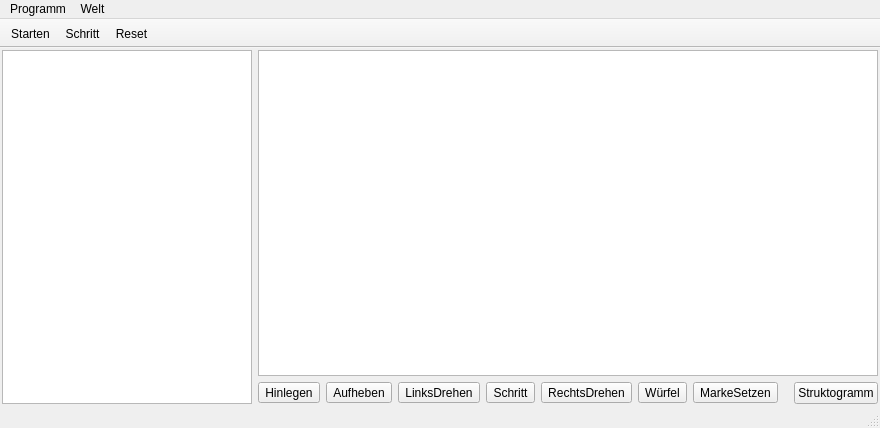
<?xml version="1.0" encoding="UTF-8"?>
<ui version="4.0">
 <class>MainWindow</class>
 <widget class="QMainWindow" name="MainWindow">
  <property name="geometry">
   <rect>
    <x>0</x>
    <y>0</y>
    <width>815</width>
    <height>428</height>
   </rect>
  </property>
  <property name="windowTitle">
   <string>Robot Steve</string>
  </property>
  <property name="windowIcon">
   <iconset resource="resources.qrc">
    <normaloff>:/textures/RobotSteve.png</normaloff>:/textures/RobotSteve.png</iconset>
  </property>
  <property name="animated">
   <bool>false</bool>
  </property>
  <widget class="QWidget" name="centralWidget">
   <layout class="QVBoxLayout" name="verticalLayout">
    <property name="margin">
     <number>2</number>
    </property>
    <item>
     <layout class="QHBoxLayout" name="horizontalLayout">
      <item>
       <widget class="QPlainTextEdit" name="codeEdit">
        <property name="sizePolicy">
         <sizepolicy hsizetype="Preferred" vsizetype="Expanding">
          <horstretch>0</horstretch>
          <verstretch>0</verstretch>
         </sizepolicy>
        </property>
        <property name="minimumSize">
         <size>
          <width>250</width>
          <height>0</height>
         </size>
        </property>
       </widget>
      </item>
      <item>
       <layout class="QVBoxLayout" name="verticalLayout_2">
        <item>
         <layout class="QVBoxLayout" name="viewFrame">
          <item>
           <widget class="QGraphicsView" name="chart_view">
            <property name="sizePolicy">
             <sizepolicy hsizetype="Preferred" vsizetype="MinimumExpanding">
              <horstretch>0</horstretch>
              <verstretch>0</verstretch>
             </sizepolicy>
            </property>
           </widget>
          </item>
         </layout>
        </item>
        <item>
         <layout class="QHBoxLayout" name="horizontalLayout_2">
          <item>
           <widget class="QToolButton" name="buttonLayDown">
            <property name="text">
             <string>Hinlegen</string>
            </property>
            <property name="icon">
             <iconset resource="resources.qrc">
              <normaloff>:/buttons/down.png</normaloff>:/buttons/down.png</iconset>
            </property>
           </widget>
          </item>
          <item>
           <widget class="QToolButton" name="buttonPickUp">
            <property name="text">
             <string>Aufheben</string>
            </property>
            <property name="icon">
             <iconset resource="resources.qrc">
              <normaloff>:/buttons/up.png</normaloff>:/buttons/up.png</iconset>
            </property>
           </widget>
          </item>
          <item>
           <spacer name="horizontalSpacer_4">
            <property name="orientation">
             <enum>Qt::Horizontal</enum>
            </property>
            <property name="sizeType">
             <enum>QSizePolicy::Maximum</enum>
            </property>
            <property name="sizeHint" stdset="0">
             <size>
              <width>10</width>
              <height>20</height>
             </size>
            </property>
           </spacer>
          </item>
          <item>
           <widget class="QToolButton" name="buttonTurnLeft">
            <property name="sizePolicy">
             <sizepolicy hsizetype="Fixed" vsizetype="Fixed">
              <horstretch>0</horstretch>
              <verstretch>0</verstretch>
             </sizepolicy>
            </property>
            <property name="text">
             <string>LinksDrehen</string>
            </property>
            <property name="icon">
             <iconset resource="resources.qrc">
              <normaloff>:/buttons/rot_left.png</normaloff>:/buttons/rot_left.png</iconset>
            </property>
           </widget>
          </item>
          <item>
           <widget class="QToolButton" name="buttonStep">
            <property name="text">
             <string>Schritt</string>
            </property>
            <property name="icon">
             <iconset resource="resources.qrc">
              <normaloff>:/buttons/step.png</normaloff>:/buttons/step.png</iconset>
            </property>
           </widget>
          </item>
          <item>
           <widget class="QToolButton" name="buttonTurnRight">
            <property name="text">
             <string>RechtsDrehen</string>
            </property>
            <property name="icon">
             <iconset resource="resources.qrc">
              <normaloff>:/buttons/rot_right.png</normaloff>:/buttons/rot_right.png</iconset>
            </property>
           </widget>
          </item>
          <item>
           <spacer name="horizontalSpacer">
            <property name="orientation">
             <enum>Qt::Horizontal</enum>
            </property>
            <property name="sizeType">
             <enum>QSizePolicy::Maximum</enum>
            </property>
            <property name="sizeHint" stdset="0">
             <size>
              <width>10</width>
              <height>0</height>
             </size>
            </property>
           </spacer>
          </item>
          <item>
           <widget class="QToolButton" name="buttonCube">
            <property name="text">
             <string>Würfel</string>
            </property>
            <property name="icon">
             <iconset resource="resources.qrc">
              <normaloff>:/textures/RobotSteve.png</normaloff>:/textures/RobotSteve.png</iconset>
            </property>
           </widget>
          </item>
          <item>
           <widget class="QToolButton" name="buttonMark">
            <property name="text">
             <string>MarkeSetzen</string>
            </property>
            <property name="icon">
             <iconset resource="resources.qrc">
              <normaloff>:/buttons/mark.png</normaloff>:/buttons/mark.png</iconset>
            </property>
           </widget>
          </item>
          <item>
           <spacer name="horizontalSpacer_3">
            <property name="orientation">
             <enum>Qt::Horizontal</enum>
            </property>
            <property name="sizeType">
             <enum>QSizePolicy::Minimum</enum>
            </property>
            <property name="sizeHint" stdset="0">
             <size>
              <width>10</width>
              <height>20</height>
             </size>
            </property>
           </spacer>
          </item>
          <item>
           <widget class="QPushButton" name="viewSwitch">
            <property name="sizePolicy">
             <sizepolicy hsizetype="Fixed" vsizetype="Fixed">
              <horstretch>0</horstretch>
              <verstretch>0</verstretch>
             </sizepolicy>
            </property>
            <property name="text">
             <string>Struktogramm</string>
            </property>
            <property name="checkable">
             <bool>true</bool>
            </property>
           </widget>
          </item>
         </layout>
        </item>
       </layout>
      </item>
     </layout>
    </item>
   </layout>
  </widget>
  <widget class="QMenuBar" name="menuBar">
   <property name="geometry">
    <rect>
     <x>0</x>
     <y>0</y>
     <width>815</width>
     <height>22</height>
    </rect>
   </property>
   <widget class="QMenu" name="menuFile">
    <property name="title">
     <string>Programm</string>
    </property>
    <addaction name="actionOpen"/>
    <addaction name="actionSave"/>
    <addaction name="actionExamples"/>
    <addaction name="separator"/>
    <addaction name="actionQuit"/>
   </widget>
   <widget class="QMenu" name="menuWorld">
    <property name="title">
     <string>Welt</string>
    </property>
    <addaction name="actionLoadWorld"/>
    <addaction name="actionSaveWorld"/>
    <addaction name="separator"/>
    <addaction name="actionSettingsWorld"/>
    <addaction name="actionResetWorld"/>
    <addaction name="separator"/>
    <addaction name="actionPlayerWorld"/>
   </widget>
   <addaction name="menuFile"/>
   <addaction name="menuWorld"/>
  </widget>
  <widget class="QToolBar" name="mainToolBar">
   <property name="movable">
    <bool>false</bool>
   </property>
   <property name="allowedAreas">
    <set>Qt::TopToolBarArea</set>
   </property>
   <property name="floatable">
    <bool>false</bool>
   </property>
   <attribute name="toolBarArea">
    <enum>TopToolBarArea</enum>
   </attribute>
   <attribute name="toolBarBreak">
    <bool>false</bool>
   </attribute>
   <addaction name="actionStarten"/>
   <addaction name="actionSchritt"/>
   <addaction name="actionReset"/>
  </widget>
  <widget class="QStatusBar" name="statusBar"/>
  <action name="actionOpen">
   <property name="text">
    <string>Öffnen</string>
   </property>
  </action>
  <action name="actionSave">
   <property name="text">
    <string>Speichern</string>
   </property>
  </action>
  <action name="actionQuit">
   <property name="text">
    <string>Beenden</string>
   </property>
  </action>
  <action name="actionStarten">
   <property name="text">
    <string>Starten</string>
   </property>
  </action>
  <action name="actionSchritt">
   <property name="text">
    <string>Schritt</string>
   </property>
  </action>
  <action name="actionReset">
   <property name="text">
    <string>Reset</string>
   </property>
  </action>
  <action name="actionSaveWorld">
   <property name="text">
    <string>Speichern</string>
   </property>
  </action>
  <action name="actionLoadWorld">
   <property name="text">
    <string>Öffnen</string>
   </property>
  </action>
  <action name="actionExamples">
   <property name="text">
    <string>Beispiele</string>
   </property>
  </action>
  <action name="actionSettingsWorld">
   <property name="text">
    <string>Einstellungen</string>
   </property>
  </action>
  <action name="actionPlayerWorld">
   <property name="text">
    <string>Spieler</string>
   </property>
  </action>
  <action name="actionResetWorld">
   <property name="text">
    <string>Zurücksetzen</string>
   </property>
  </action>
 </widget>
 <layoutdefault spacing="6" margin="11"/>
 <resources>
  <include location="resources.qrc"/>
 </resources>
 <connections/>
</ui>
